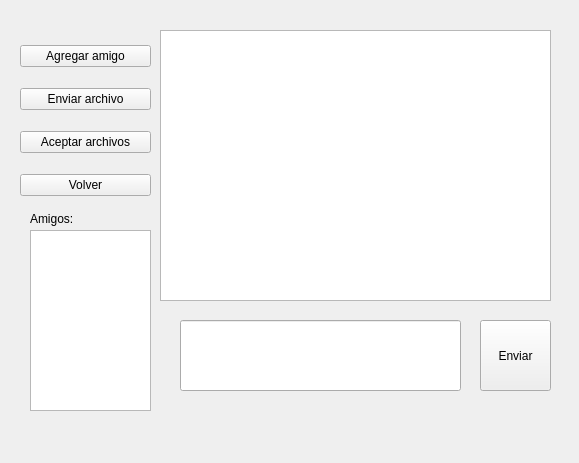
<?xml version="1.0" encoding="UTF-8"?>
<ui version="4.0">
 <class>Form</class>
 <widget class="QWidget" name="Form">
  <property name="geometry">
   <rect>
    <x>0</x>
    <y>0</y>
    <width>579</width>
    <height>463</height>
   </rect>
  </property>
  <property name="windowTitle">
   <string>Chat</string>
  </property>
  <widget class="QWidget" name="verticalLayoutWidget">
   <property name="geometry">
    <rect>
     <x>20</x>
     <y>30</y>
     <width>131</width>
     <height>181</height>
    </rect>
   </property>
   <layout class="QVBoxLayout" name="verticalLayout">
    <item>
     <widget class="QPushButton" name="agregarButton">
      <property name="text">
       <string>Agregar amigo</string>
      </property>
     </widget>
    </item>
    <item>
     <widget class="QPushButton" name="archivoButton">
      <property name="text">
       <string>Enviar archivo</string>
      </property>
     </widget>
    </item>
    <item>
     <widget class="QPushButton" name="descargasButton">
      <property name="text">
       <string>Aceptar archivos</string>
      </property>
     </widget>
    </item>
    <item>
     <widget class="QPushButton" name="volverButton">
      <property name="text">
       <string>Volver</string>
      </property>
     </widget>
    </item>
   </layout>
  </widget>
  <widget class="QListWidget" name="listWidget">
   <property name="geometry">
    <rect>
     <x>30</x>
     <y>230</y>
     <width>121</width>
     <height>181</height>
    </rect>
   </property>
  </widget>
  <widget class="QPushButton" name="enviarButton">
   <property name="geometry">
    <rect>
     <x>480</x>
     <y>320</y>
     <width>71</width>
     <height>71</height>
    </rect>
   </property>
   <property name="text">
    <string>Enviar</string>
   </property>
   <property name="shortcut">
    <string/>
   </property>
   <property name="autoDefault">
    <bool>false</bool>
   </property>
  </widget>
  <widget class="QTextEdit" name="mensajesTextEdit">
   <property name="geometry">
    <rect>
     <x>160</x>
     <y>30</y>
     <width>391</width>
     <height>271</height>
    </rect>
   </property>
   <property name="readOnly">
    <bool>true</bool>
   </property>
  </widget>
  <widget class="QLabel" name="label">
   <property name="geometry">
    <rect>
     <x>30</x>
     <y>210</y>
     <width>66</width>
     <height>17</height>
    </rect>
   </property>
   <property name="text">
    <string>Amigos:</string>
   </property>
  </widget>
  <widget class="QLineEdit" name="textEdit">
   <property name="geometry">
    <rect>
     <x>180</x>
     <y>320</y>
     <width>281</width>
     <height>71</height>
    </rect>
   </property>
  </widget>
 </widget>
 <resources/>
 <connections/>
</ui>
